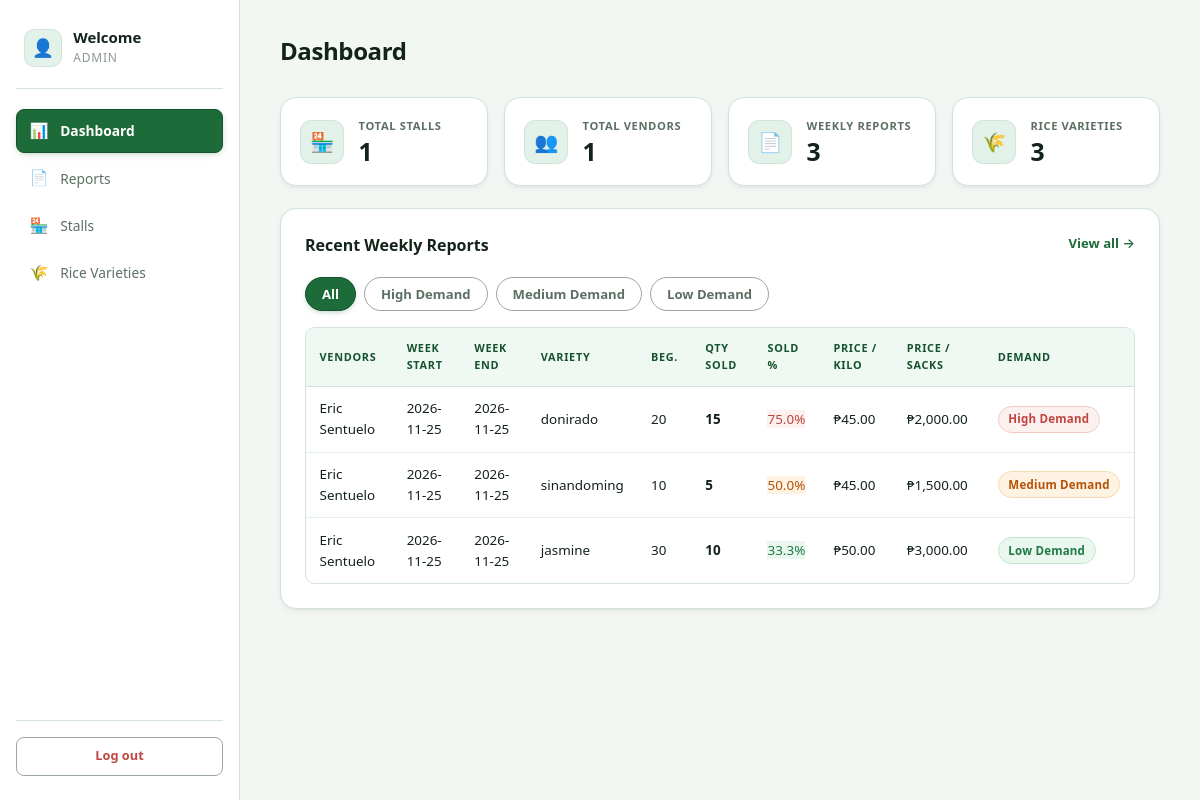
Screenshot of /rice_demand/admin/dashboard.php (signed in) with the database file from the repository.
### tables this page shows
CREATE TABLE `tb_weekly` (
  `stall_id` int(11) DEFAULT NULL,
  `weekly_id` int(11) NOT NULL,
  `vendors_id` int(11) NOT NULL,
  `variety` varchar(255) NOT NULL,
  `beginning_stock` varchar(255) NOT NULL,
  `remaining_stock` varchar(255) NOT NULL,
  `quantity_sold` varchar(255) NOT NULL,
  `week_start` varchar(255) NOT NULL,
  `week_end` varchar(255) NOT NULL,
  `demand_level` enum('High Demand','Medium Demand','Low Demand') NOT NULL DEFAULT 'Medium Demand'
);

CREATE TABLE `tb_rice` (
  `rice_id` int(11) NOT NULL,
  `vendors_id` int(11) NOT NULL,
  `variety` varchar(255) NOT NULL,
  `quantity` int(11) NOT NULL,
  `price_kilo` varchar(255) NOT NULL,
  `price_sacks` varchar(255) NOT NULL,
  `date_added` datetime NOT NULL DEFAULT current_timestamp()
);

### rice_demand/demand_helper.php (called while the page is built, shortened)
<?php
if (!function_exists('demand_badge_class')) {
    function demand_badge_class(?string $dl): string {
        $dl = trim((string)$dl);
        if ($dl === 'High Demand') return 'badge-high';
        if ($dl === 'Low Demand')  return 'badge-low';
        return 'badge-medium';
    }
}
if (!function_exists('calculate_sell_through_percent')) {
    function calculate_sell_through_percent($quantity_sold, $beginning_stock): float {
        $sold = (float)$quantity_sold;
        $beg  = (float)$beginning_stock;
        $pct = ($sold / $beg) * 100;
        return round($pct, 1);
    }
}
if (!function_exists('format_sell_through_percent')) {
    function format_sell_through_percent($quantity_sold, $beginning_stock): string {
        return number_format(calculate_sell_through_percent($quantity_sold, $beginning_stock), 1) . '%';
    }
}
?>

### rice_demand/admin/dashboard.php (the view, shortened to what this page needs)
<?php
include_once "../conn.php";
include_once "../demand_helper.php";
$totalStalls  = (int)$conn->query("SELECT COUNT(*) FROM tb_stall")->fetchColumn();
$totalVendors = (int)$conn->query("SELECT COUNT(*) FROM tb_vendors")->fetchColumn();
$totalReports = (int)$conn->query("SELECT COUNT(*) FROM tb_weekly")->fetchColumn();
$totalRice    = (int)$conn->query("SELECT COUNT(*) FROM tb_rice")->fetchColumn();
$recentReports = $conn->query("
    SELECT
    w.week_start,
    w.week_end,
    w.quantity_sold,
    w.beginning_stock,
    COALESCE(s.stall_name, CONCAT(v.f_name, ' ', v.l_name), 'Unknown Vendor') AS stall_name,
    w.variety,
    r.price_kilo,
    r.price_sacks
    FROM tb_weekly w
    LEFT JOIN tb_stall s ON w.stall_id = s.stall_id
    LEFT JOIN tb_vendors v ON w.vendors_id = v.vendors_id
    LEFT JOIN tb_rice  r ON r.vendors_id = w.vendors_id AND r.variety = w.variety
    ORDER BY w.weekly_id
")->fetchAll(PDO::FETCH_ASSOC);
usort($recentReports, function ($a, $b) {
    if (abs($a['_pct'] - $b['_pct']) < 0.0000001) {
        return strcmp($b['week_start'] ?? '', $a['week_start'] ?? '');
    }
    return ($a['_pct'] < $b['_pct']) ? 1 : -1;
});
?>
<!DOCTYPE html>
<html lang="en">
<head>
    <link rel="stylesheet" href="../css/style.css">
</head>
<body class="admin-body">
    <div class="admin-layout">
        <aside class="sidebar">
            <div class="brand">
                <div class="brand-mark">👤</div>
                <div class="brand-text">
                    <h2>Welcome</h2>
                    <span>Admin</span>
                </div>
            </div>
            <nav class="nav">
                <a href="../admin/dashboard.php" class="nav-item active">
                    <span class="nav-icon">📊</span>
                    <span>Dashboard</span>
                </a>
                <a href="../admin/reports.php" class="nav-item">
                    <span class="nav-icon">📄</span>
                    <span>Reports</span>
                </a>
                <a href="../admin/stall.php" class="nav-item">
                    <span class="nav-icon">🏪</span>
                    <span>Stalls</span>
                </a>
                <a href="../admin/rice.php" class="nav-item">
                    <span class="nav-icon">🌾</span>
                    <span>Rice Varieties</span>
                </a>
            </nav>
            <div class="sidebar-footer">
                <a href="../logout.php" class="logout-btn">
                    <span>Log out</span>
                </a>
            </div>
        </aside>
        <main class="main">
            <header class="page-head">
                <div><h1>Dashboard</h1></div>
            </header>
            <section class="stats">
                <div class="stat-card">
                    <div class="stat-icon">🏪</div>
                    <div class="stat-body">
                        <span class="stat-label">Total Stalls</span>
                        <span class="stat-value"><?= $totalStalls ?></span>
                    </div>
                </div>
                <div class="stat-card">
                    <div class="stat-icon">👥</div>
                    <div class="stat-body">
                        <span class="stat-label">Total Vendors</span>
                        <span class="stat-value"><?= $totalVendors ?></span>
                    </div>
                </div>
                <div class="stat-card">
                    <div class="stat-icon">📄</div>
                    <div class="stat-body">
                        <span class="stat-label">Weekly Reports</span>
                        <span class="stat-value"><?= $totalReports ?></span>
                    </div>
                </div>
                <div class="stat-card">
                    <div class="stat-icon">🌾</div>
                    <div class="stat-body">
                        <span class="stat-label">Rice Varieties</span>
                        <span class="stat-value"><?= $totalRice ?></span>
                    </div>
                </div>
            </section>
            <section class="panel">
                <div class="panel-head">
                    <div><h2>Recent Weekly Reports</h2></div>
                    <a href="reports.php" class="link">View all →</a>
                </div>
                <?php if (count($recentReports) === 0): ?>
                    <div class="empty-state">
                        <div class="empty-icon">📭</div>
                        <p>No weekly reports yet.</p>
                    </div>
                <?php else: ?>
                    <div class="filter-bar">
                        <button type="button" class="filter-btn active" data-filter="All">All</button>
                        <button type="button" class="filter-btn" data-filter="High Demand">High Demand</button>
                        <button type="button" class="filter-btn" data-filter="Medium Demand">Medium Demand</button>
                        <button type="button" class="filter-btn" data-filter="Low Demand">Low Demand</button>
                    </div>
                    <div class="table-wrap">
                        <table class="data-table" id="reportsTable">
                            <thead>
                                <tr>
                                    <th>Vendors</th>
                                    <th>Week Start</th>
                                    <th>Week End</th>
                                    <th>Variety</th>
                                    <th>Beg.</th>
                                    <th>Qty Sold</th>
                                    <th>Sold %</th>
                                    <th>Price / Kilo</th>
                                    <th>Price / Sacks</th>
                                    <th>Demand</th>
                                </tr>
                            </thead>
                            <tbody>
                                <?php foreach ($recentReports as $r): ?>
                                    <?php $autoDemand = $r['_demand']; ?>
                                    <tr data-demand="<?= htmlspecialchars($autoDemand) ?>">
                                        <td><?= htmlspecialchars($r['stall_name'] ?? '—') ?></td>
                                        <td><?= htmlspecialchars($r['week_start']) ?></td>
                                        <td><?= htmlspecialchars($r['week_end']) ?></td>
                                        <td><?= htmlspecialchars($r['variety'] ?? '—') ?></td>
                                        <td><?= htmlspecialchars($r['beginning_stock'] ?? '0') ?></td>
                                        <td><strong><?= htmlspecialchars($r['quantity_sold'] ?? '0') ?></strong></td>
                                        <td>
                                            <span class="pct-tag <?= demand_badge_class($autoDemand) ?>">
                                                <?= htmlspecialchars(format_sell_through_percent($r['quantity_sold'], $r['beginning_stock'])) ?>
                                            </span>
                                        </td>
                                        <td>₱<?= number_format((float)($r['price_kilo'] ?? 0), 2) ?></td>
                                        <td>₱<?= number_format((float)($r['price_sacks'] ?? 0), 2) ?></td>
                                        <td>
                                            <span class="badge <?= demand_badge_class($autoDemand) ?>">
                                                <?= htmlspecialchars($autoDemand) ?>
                                            </span>
                                        </td>
                                    </tr>
                                <?php endforeach; ?>
                            </tbody>
                        </table>
                    </div>
                <?php endif; ?>
            </section>
        </main>
    </div>
</body>
</html>

### rows the page displays
tb_weekly: stall_name "Eric Sentuelo", week_start "2026-11-25", week_end "2026-11-25", variety "donirado", beginning_stock "20", quantity_sold "15", quantity_sold+beginning_stock "75.0%", tb_rice.price_kilo "45.00", tb_rice.price_sacks "2,000.00", autoDemand "High Demand"
tb_weekly: stall_name "Eric Sentuelo", week_start "2026-11-25", week_end "2026-11-25", variety "sinandoming", beginning_stock "10", quantity_sold "5", quantity_sold+beginning_stock "50.0%", tb_rice.price_kilo "45.00", tb_rice.price_sacks "1,500.00", autoDemand "Medium Demand"
tb_weekly: stall_name "Eric Sentuelo", week_start "2026-11-25", week_end "2026-11-25", variety "jasmine", beginning_stock "30", quantity_sold "10", quantity_sold+beginning_stock "33.3%", tb_rice.price_kilo "50.00", tb_rice.price_sacks "3,000.00", autoDemand "Low Demand"

### other values shown
$totalStalls "1"
$totalVendors "1"
$totalReports "3"
$totalRice "3"
